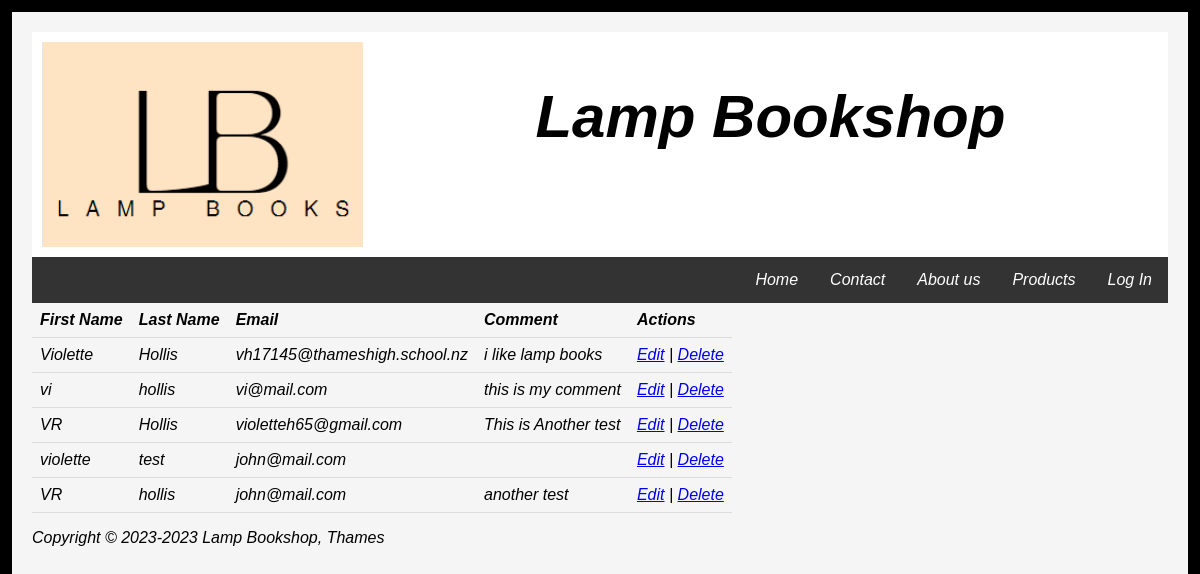
The app's page /admin.php with its own data.
### tables this page shows
CREATE TABLE IF NOT EXISTS `contact` (
  `id` int NOT NULL AUTO_INCREMENT,
  `fname` varchar(50) NOT NULL,
  `lname` varchar(50) NOT NULL,
  `email` varchar(100) NOT NULL,
  `comment` text NOT NULL,
  PRIMARY KEY (`id`)
);

### admin.php (the view, shortened to what this page needs)
<!DOCTYPE html>
<html lang="en">
<head>
    <link href="css/style.css" rel="stylesheet" type="text/css">
</head>
<div class="wrapper">
    <body>
   <?php include 'header.php';?>
         <div class="row">
       <main>
             <?php
    require_once 'setup.php';
    $sql = "SELECT * FROM contact";
 $result = mysqli_query($conn, $sql);
 if (mysqli_num_rows($result) > 0) {
        echo '<table>';
        echo '<tr><th>First Name</th><th>Last Name</th><th>Email</th><th>Comment</th><th>Actions</th></tr>';
        while ($row = mysqli_fetch_assoc($result)) {
            echo '<tr>';
            echo '<td>' . $row['fname'] . '</td>';
            echo '<td>' . $row['lname'] . '</td>';
            echo '<td>' . $row['email'] . '</td>';
            echo '<td>' . $row['comment'] . '</td>';
            echo '<td><a href="edit.php?id=' . $row['id'] . ' ">Edit</a> | <a href="delete.php?id=' . $row['id'] .'">Delete</a></td>';
                     echo '</tr>';
        }
        echo '</table>';
      } else {
        echo 'No records found.';
    }
           ?>
             </main>
    </div>
          <?php include 'footer.php';?>
    </body>
    </div>
</html>

### css/style.css (style rules this page uses)
html { background-color: whitesmoke; width: 100%; }
.wrapper { align-content: center; padding: 20px; }
body { text-align: left; background-color: whitesmoke; border: 1vw solid black; font-style: italic; word-break: keep-all; }
* { box-sizing: border-box; }
.row { display: flex; flex-wrap: wrap; }
* { box-sizing: border-box }
body { font-family: Verdana, sans-serif; margin:0 }

### admin.php (style rules this page uses)
table { width: 100%; border-collapse: collapse; }
th, td { padding: 8px; text-align: left; border-bottom: 1px solid #ddd; }

### records on screen
contact: fname "Violette", lname "Hollis", email "vh17145@thameshigh.school.nz", comment "i like lamp books"
contact: fname "vi", lname "hollis", email "vi@mail.com", comment "this is my comment"
contact: fname "VR", lname "Hollis", email "violetteh65@gmail.com", comment "This is Another test"
contact: fname "violette", lname "test", email "john@mail.com"
contact: fname "VR", lname "hollis", email "john@mail.com", comment "another test"
